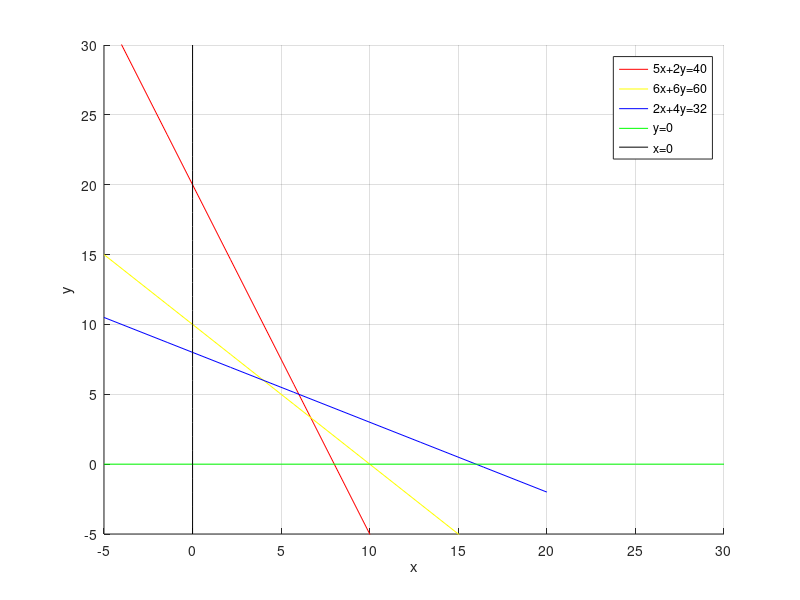

This chart was generated by the following MATLAB code: (Note: this script raises an error after producing the figure.)
f = @(x,y) 6*x + 8*y;

Ay = @(x) (40 - 5*x )/2;
By = @(x) (60 - 6*x )/6;
Cy = @(x) (32 - 2*x )/4;
Dy = @(x) 0*x;

hold on;

fplot(Ay, [-5 20], 'r');
fplot(By, [-5 20], 'y');
fplot(Cy, [-5 20], 'b');
fplot(Dy, [-5 30], 'g');
y= -5 :1 : 30;
x = 0*y;
plot(x,y, 'k');

grid ON;
xlabel('x');
ylabel ('y');
ylim([-5 30]);
xlim ([-5 30]);
legend('5x+2y=40' , '6x+6y=60' , '2x+4y=32', 'y=0' , 'x=0');

max = 0;

A = [1 0         %eqn x=0 and y=0 
    0 1];
B = [0
    0];
X = LU_1505080(A,B);
val = f(X(1,1),X(2,1));
fprintf('Value at (%i,%i) = %i\n', X(1,1), X(2,1), val);
if(max<val)
    max=val;
end


A = [2 4       %eqn 2x+4y=32 and x=0
    1 0];
B = [32
    0];
X = LU_1505080(A,B);
val = f(X(1,1),X(2,1));
fprintf('Value at (%i,%i) = %i\n', X(1,1), X(2,1), val);
if(max<val)
    max=val;
end


A = [2 4        %eqn 6x+6y=60 and 2x+4y=32
    6 6];
B = [32
    60];
X = LU_1505080(A,B);
val = f(X(1,1),X(2,1));
fprintf('Value at (%i,%i) = %i\n', X(1,1), X(2,1), val);
if(max<val)
    max=val;
end


A = [6 6        %eqn 6x+6y=60 and 5x+2y=40
    5 2];
B = [60
    40];
X = LU_1505080(A,B);
val = f(X(1,1),X(2,1));
fprintf('Value at (%i,%i) = %i\n', X(1,1), X(2,1), val);
if(max<val)
    max=val;
end


A = [5 2        %eqn 5x+2y=40 and y=0
    0 1];
B = [40
    0];
X = LU_1505080(A,B);
val = f(X(1,1),X(2,1));
fprintf('Value at (%i,%i) = %i\n', X(1,1), X(2,1), val);
if(max<val)
    max=val;
end

fprintf('Maximized value of the function =');
disp(max);






